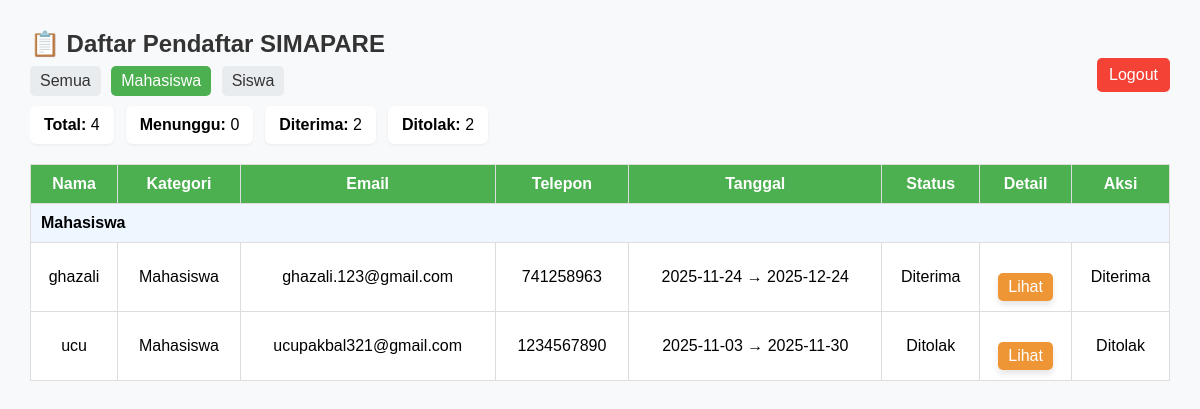
Screenshot of /admin.php?filter=mahasiswa (signed in) with the database file from the repository.
### tables this page shows
CREATE TABLE `pendaftar` (
  `id` int NOT NULL,
  `kategori` varchar(20) DEFAULT NULL,
  `nama` varchar(100) DEFAULT NULL,
  `email` varchar(100) DEFAULT NULL,
  `telepon` varchar(20) DEFAULT NULL,
  `alamat` text,
  `sekolah` varchar(100) DEFAULT NULL,
  `nisn` varchar(30) DEFAULT NULL,
  `jurusan` varchar(50) DEFAULT NULL,
  `kelas` varchar(10) DEFAULT NULL,
  `institusi` varchar(100) DEFAULT NULL,
  `nim` varchar(30) DEFAULT NULL,
  `prodi` varchar(50) DEFAULT NULL,
  `semester` varchar(10) DEFAULT NULL,
  `tanggal_mulai` date DEFAULT NULL,
  `tanggal_selesai` date DEFAULT NULL,
  `foto` varchar(255) DEFAULT NULL,
  `surat` varchar(255) DEFAULT NULL,
  `tanggal_daftar` timestamp NULL DEFAULT CURRENT_TIMESTAMP,
  `surat_stored` varchar(255) DEFAULT NULL,
  `surat_original` varchar(255) DEFAULT NULL,
  `status` varchar(50) NOT NULL DEFAULT 'Menunggu'
);

### admin.php (the view, shortened to what this page needs)
<?php
include 'includes/koneksi.php';
$filter = isset($_GET['filter']) ? strtolower(trim($_GET['filter'])) : 'all';
$totalQ = $conn->query("SELECT COUNT(*) AS c FROM pendaftar");
$total = (int)($totalQ->fetch_assoc()['c'] ?? 0);
$waitingQ = $conn->query("SELECT COUNT(*) AS c FROM pendaftar WHERE status IS NULL OR status = '' OR LOWER(status) = 'menunggu'");
$waiting = (int)($waitingQ->fetch_assoc()['c'] ?? 0);
$acceptedQ = $conn->query("SELECT COUNT(*) AS c FROM pendaftar WHERE LOWER(status) = 'diterima'");
$accepted = (int)($acceptedQ->fetch_assoc()['c'] ?? 0);
$rejectedQ = $conn->query("SELECT COUNT(*) AS c FROM pendaftar WHERE LOWER(status) = 'ditolak'");
$rejected = (int)($rejectedQ->fetch_assoc()['c'] ?? 0);
if ($filter === 'all') {
  $result = $conn->query("SELECT * FROM pendaftar ORDER BY kategori ASC, tanggal_daftar DESC");
} else {
  $f = $conn->real_escape_string($filter);
  $result = $conn->query("SELECT * FROM pendaftar WHERE kategori='{$f}' ORDER BY tanggal_daftar DESC");
}
$lastKategori = null;
?>
<!DOCTYPE html>
<html lang="id">
<head>
  <link rel="stylesheet" href="assets/form.css">
</head>
<body>
  <h2>📋 Daftar Pendaftar SIMAPARE</h2>
  <a href="logout.php" class="logout">Logout</a>
  <div class="filters">
    <?php $baseUrl = strtok($_SERVER["REQUEST_URI"], '?'); ?>
    <a href="<?= $baseUrl ?>?filter=all" class="filter-btn <?= $filter === 'all' ? 'active' : '' ?>">Semua</a>
    <a href="<?= $baseUrl ?>?filter=mahasiswa" class="filter-btn <?= $filter === 'mahasiswa' ? 'active' : '' ?>">Mahasiswa</a>
    <a href="<?= $baseUrl ?>?filter=siswa" class="filter-btn <?= $filter === 'siswa' ? 'active' : '' ?>">Siswa</a>
  </div>
  <div class="stats">
    <div class="stat"><strong>Total:</strong> <?= $total ?></div>
    <div class="stat"><strong>Menunggu:</strong> <?= $waiting ?></div>
    <div class="stat"><strong>Diterima:</strong> <?= $accepted ?></div>
    <div class="stat"><strong>Ditolak:</strong> <?= $rejected ?></div>
  </div>
  <table>
    <tr>
      <th>Nama</th>
      <th>Kategori</th>
      <th>Email</th>
      <th>Telepon</th>
      <th>Tanggal</th>
      <th>Status</th>
      <th>Detail</th>
      <th>Aksi</th>
    </tr>
    <?php while ($row = $result->fetch_assoc()): ?>
      <?php if ($lastKategori !== $row['kategori']): ?>
        <tr class="category-row"><td colspan="8"><?= htmlspecialchars(ucfirst($row['kategori'])) ?></td></tr>
        <?php $lastKategori = $row['kategori']; endif; ?>
    <tr>
      <td><?= htmlspecialchars($row['nama']) ?></td>
      <td><?= ucfirst(htmlspecialchars($row['kategori'])) ?></td>
      <td><?= htmlspecialchars($row['email']) ?></td>
      <td><?= htmlspecialchars($row['telepon']) ?></td>
      <td><?= htmlspecialchars($row['tanggal_mulai']) ?> → <?= htmlspecialchars($row['tanggal_selesai']) ?></td>
      <td><?= htmlspecialchars($row['status'] ?? 'Menunggu') ?></td>
      <td><a href="detail.php?id=<?= (int)$row['id'] ?>" class="btn">Lihat</a></td>
      <td>
        <?php $s = strtolower(trim($row['status'] ?? ''));
          if ($s === 'diterima' || $s === 'ditolak'): ?>
            <span><?= htmlspecialchars(ucfirst($row['status'])) ?></span>
          <?php endif; ?>
      </td>
    </tr>
    <?php endwhile; ?>
  </table>
</body>
</html>

### form.css (style rules this page uses)
* { margin: 0; padding: 0; box-sizing: border-box; font-family: 'Poppins', sans-serif; }
html, body { height: auto; overflow-x: hidden; overflow-y: auto; }
body { background-color: #F6E9E3; }
.btn { display: inline-block; background-color: #EE9636; color: white; padding: 15px 30px; border-radius: 19px; font-weight: 500; font-size: 16px; text-decoration: none; text-align: center; margin-top: 20px; transition: all 0.3s ease; box-shadow: 0 4px 6px rgba(0,0,0,0.1); }

### admin.php (style rules this page uses)
body { font-family: Arial, sans-serif; margin: 30px; background-color: #f8f9fa; }
h2 { color: #333; }
table { width: 100%; border-collapse: collapse; margin-top: 20px; background-color: #fff; }
th, td { border: 1px solid #ddd; padding: 10px; text-align: center; }
th { background-color: #4CAF50; color: white; }
.btn { padding: 5px 10px; border: none; border-radius: 5px; cursor: pointer; }
.logout { float: right; text-decoration: none; background-color: #f44336; color: white; padding: 8px 12px; border-radius: 5px; }
.category-row td { background-color: #eef6ff; font-weight: 700; text-align: left; padding: 10px; border: 1px solid #ddd; }
.stats { display:flex; gap:12px; margin-top:10px; margin-bottom:12px }
.stat { background:#fff; padding:10px 14px; border-radius:6px; box-shadow:0 1px 3px rgba(0,0,0,.06); }
.filters { margin-top:8px; margin-bottom:8px }
.filter-btn { display:inline-block; padding:6px 10px; border-radius:5px; text-decoration:none; background:#e9ecef; color:#333; margin-right:6px }
.filter-btn.active { background:#4CAF50; color:#fff }

### rows the page displays
pendaftar: kategori "Mahasiswa", nama "ghazali", email "ghazali.123@gmail.com", telepon "741258963", tanggal_mulai "2025-11-24", tanggal_selesai "2025-12-24", status "Diterima"
pendaftar: nama "ucu", kategori "Mahasiswa", email "ucupakbal321@gmail.com", telepon "1234567890", tanggal_mulai "2025-11-03", tanggal_selesai "2025-11-30", status "Ditolak"

### other values shown
$total "4"
$waiting "0"
$accepted "2"
$rejected "2"
